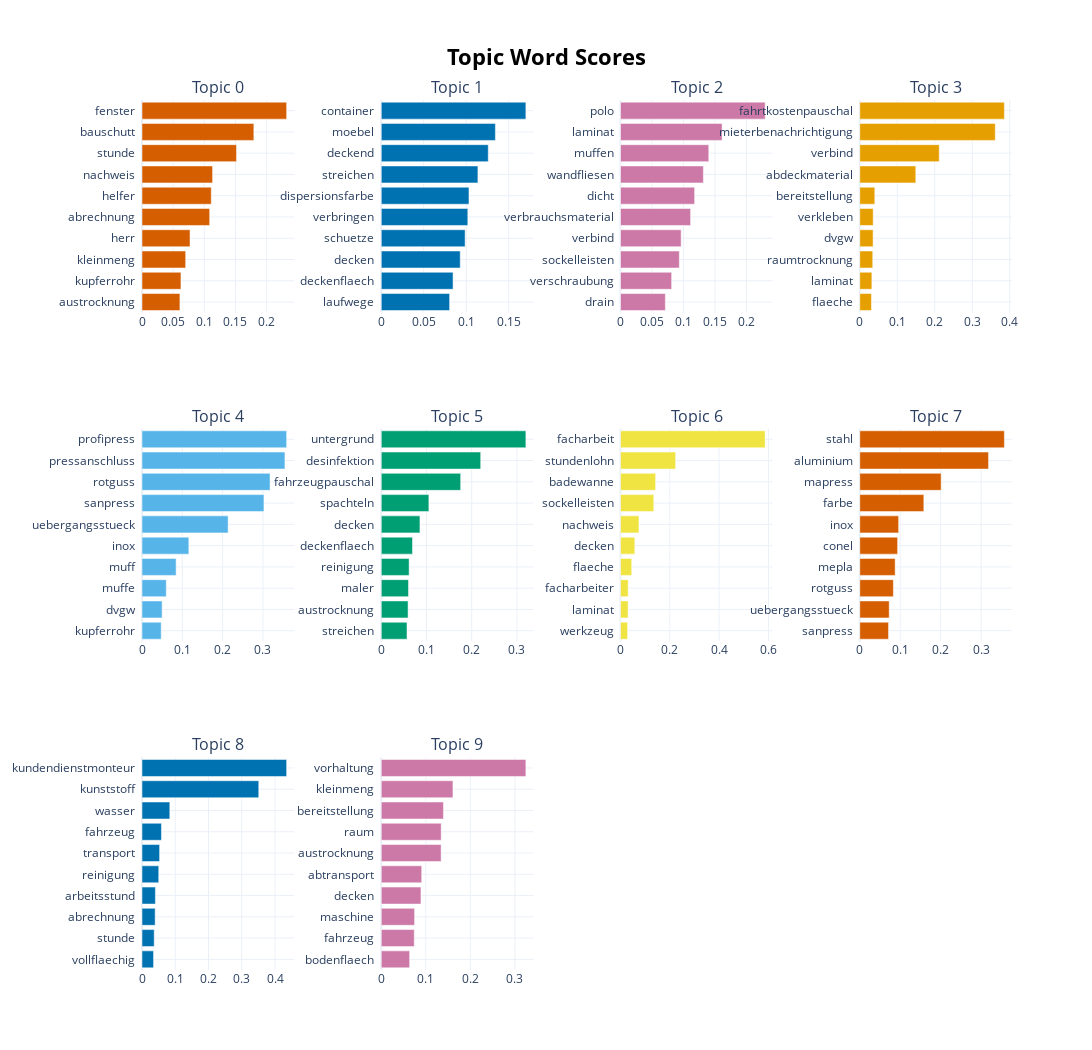

Write notebook code for a chart like this one.
### Code cell
topic_model.visualize_barchart(n_words=10, top_n_topics=nr_topics , width=400, height=350)

### Figure 1 — Plotly figure (JSON) as saved in the notebook; plotly's stock layout.template omitted (floating-point values rounded to 4 significant figures)
{"data": [{"marker": {"color": "#D55E00"}, "orientation": "h", "type": "bar", "x": [0.06085, 0.06252, 0.07008, 0.07707, 0.1086, 0.1112, 0.1133, 0.1517, 0.1795, 0.2321], "xaxis": "x", "y": ["austrocknung  ", "kupferrohr  ", "kleinmeng  ", "herr  ", "abrechnung  ", "helfer  ", "nachweis  ", "stunde  ", "bauschutt  ", "fenster  "], "yaxis": "y"}, {"marker": {"color": "#0072B2"}, "orientation": "h", "type": "bar", "x": [0.08045, 0.08451, 0.09297, 0.09869, 0.1019, 0.1032, 0.1138, 0.1259, 0.1343, 0.1702], "xaxis": "x2", "y": ["laufwege  ", "deckenflaech  ", "decken  ", "schuetze  ", "verbringen  ", "dispersionsfarbe  ", "streichen  ", "deckend  ", "moebel  ", "container  "], "yaxis": "y2"}, {"marker": {"color": "#CC79A7"}, "orientation": "h", "type": "bar", "x": [0.07127, 0.08124, 0.09345, 0.09634, 0.1114, 0.1178, 0.1317, 0.1403, 0.1615, 0.2298], "xaxis": "x3", "y": ["drain  ", "verschraubung  ", "sockelleisten  ", "verbind  ", "verbrauchsmaterial  ", "dicht  ", "wandfliesen  ", "muffen  ", "laminat  ", "polo  "], "yaxis": "y3"}, {"marker": {"color": "#E69F00"}, "orientation": "h", "type": "bar", "x": [0.03121, 0.03232, 0.03465, 0.03558, 0.03586, 0.04017, 0.1494, 0.2119, 0.3613, 0.3856], "xaxis": "x4", "y": ["flaeche  ", "laminat  ", "raumtrocknung  ", "dvgw  ", "verkleben  ", "bereitstellung  ", "abdeckmaterial  ", "verbind  ", "mieterbenachrichtigung  ", "fahrtkostenpauschal  "], "yaxis": "y4"}, {"marker": {"color": "#56B4E9"}, "orientation": "h", "type": "bar", "x": [0.04763, 0.0499, 0.06022, 0.08466, 0.1162, 0.2137, 0.3026, 0.3177, 0.3547, 0.3589], "xaxis": "x5", "y": ["kupferrohr  ", "dvgw  ", "muffe  ", "muff  ", "inox  ", "uebergangsstueck  ", "sanpress  ", "rotguss  ", "pressanschluss  ", "profipress  "], "yaxis": "y5"}, {"marker": {"color": "#009E73"}, "orientation": "h", "type": "bar", "x": [0.05695, 0.05931, 0.06019, 0.0616, 0.06911, 0.08556, 0.1053, 0.1756, 0.2199, 0.3198], "xaxis": "x6", "y": ["streichen  ", "austrocknung  ", "maler  ", "reinigung  ", "deckenflaech  ", "decken  ", "spachteln  ", "fahrzeugpauschal  ", "desinfektion  ", "untergrund  "], "yaxis": "y6"}, {"marker": {"color": "#F0E442"}, "orientation": "h", "type": "bar", "x": [0.02882, 0.0308, 0.03104, 0.04548, 0.05815, 0.07486, 0.135, 0.1425, 0.2237, 0.5867], "xaxis": "x7", "y": ["werkzeug  ", "laminat  ", "facharbeiter  ", "flaeche  ", "decken  ", "nachweis  ", "sockelleisten  ", "badewanne  ", "stundenlohn  ", "facharbeit  "], "yaxis": "y7"}, {"marker": {"color": "#D55E00"}, "orientation": "h", "type": "bar", "x": [0.07113, 0.07279, 0.0831, 0.08752, 0.09358, 0.09611, 0.1584, 0.2012, 0.3183, 0.3575], "xaxis": "x8", "y": ["sanpress  ", "uebergangsstueck  ", "rotguss  ", "mepla  ", "conel  ", "inox  ", "farbe  ", "mapress  ", "aluminium  ", "stahl  "], "yaxis": "y8"}, {"marker": {"color": "#0072B2"}, "orientation": "h", "type": "bar", "x": [0.03472, 0.03667, 0.03955, 0.04029, 0.05032, 0.0529, 0.05851, 0.08361, 0.351, 0.4348], "xaxis": "x9", "y": ["vollflaechig  ", "stunde  ", "abrechnung  ", "arbeitsstund  ", "reinigung  ", "transport  ", "fahrzeug  ", "wasser  ", "kunststoff  ", "kundendienstmonteur  "], "yaxis": "y9"}, {"marker": {"color": "#CC79A7"}, "orientation": "h", "type": "bar", "x": [0.06375, 0.07407, 0.07483, 0.08912, 0.09082, 0.1344, 0.1346, 0.1396, 0.161, 0.3247], "xaxis": "x10", "y": ["bodenflaech  ", "fahrzeug  ", "maschine  ", "decken  ", "abtransport  ", "austrocknung  ", "raum  ", "bereitstellung  ", "kleinmeng  ", "vorhaltung  "], "yaxis": "y10"}], "layout": {"annotations": [{"font": {"size": 16}, "showarrow": false, "text": "Topic 0", "x": 0.0875, "xanchor": "center", "xref": "paper", "y": 1, "yanchor": "bottom", "yref": "paper"}, {"font": {"size": 16}, "showarrow": false, "text": "Topic 1", "x": 0.3625, "xanchor": "center", "xref": "paper", "y": 1, "yanchor": "bottom", "yref": "paper"}, {"font": {"size": 16}, "showarrow": false, "text": "Topic 2", "x": 0.6375, "xanchor": "center", "xref": "paper", "y": 1, "yanchor": "bottom", "yref": "paper"}, {"font": {"size": 16}, "showarrow": false, "text": "Topic 3", "x": 0.9125, "xanchor": "center", "xref": "paper", "y": 1, "yanchor": "bottom", "yref": "paper"}, {"font": {"size": 16}, "showarrow": false, "text": "Topic 4", "x": 0.0875, "xanchor": "center", "xref": "paper", "y": 0.6222, "yanchor": "bottom", "yref": "paper"}, {"font": {"size": 16}, "showarrow": false, "text": "Topic 5", "x": 0.3625, "xanchor": "center", "xref": "paper", "y": 0.6222, "yanchor": "bottom", "yref": "paper"}, {"font": {"size": 16}, "showarrow": false, "text": "Topic 6", "x": 0.6375, "xanchor": "center", "xref": "paper", "y": 0.6222, "yanchor": "bottom", "yref": "paper"}, {"font": {"size": 16}, "showarrow": false, "text": "Topic 7", "x": 0.9125, "xanchor": "center", "xref": "paper", "y": 0.6222, "yanchor": "bottom", "yref": "paper"}, {"font": {"size": 16}, "showarrow": false, "text": "Topic 8", "x": 0.0875, "xanchor": "center", "xref": "paper", "y": 0.2444, "yanchor": "bottom", "yref": "paper"}, {"font": {"size": 16}, "showarrow": false, "text": "Topic 9", "x": 0.3625, "xanchor": "center", "xref": "paper", "y": 0.2444, "yanchor": "bottom", "yref": "paper"}], "height": 1050, "hoverlabel": {"bgcolor": "white", "font": {"family": "Rockwell", "size": 16}}, "showlegend": false, "title": {"font": {"color": "Black", "size": 22}, "text": "<b>Topic Word Scores", "x": 0.5, "xanchor": "center", "yanchor": "top"}, "width": 1600, "xaxis": {"anchor": "y", "domain": [0, 0.175], "showgrid": true}, "xaxis10": {"anchor": "y10", "domain": [0.275, 0.45], "showgrid": true}, "xaxis11": {"anchor": "y11", "domain": [0.55, 0.725], "showgrid": true}, "xaxis12": {"anchor": "y12", "domain": [0.825, 1], "showgrid": true}, "xaxis2": {"anchor": "y2", "domain": [0.275, 0.45], "showgrid": true}, "xaxis3": {"anchor": "y3", "domain": [0.55, 0.725], "showgrid": true}, "xaxis4": {"anchor": "y4", "domain": [0.825, 1], "showgrid": true}, "xaxis5": {"anchor": "y5", "domain": [0, 0.175], "showgrid": true}, "xaxis6": {"anchor": "y6", "domain": [0.275, 0.45], "showgrid": true}, "xaxis7": {"anchor": "y7", "domain": [0.55, 0.725], "showgrid": true}, "xaxis8": {"anchor": "y8", "domain": [0.825, 1], "showgrid": true}, "xaxis9": {"anchor": "y9", "domain": [0, 0.175], "showgrid": true}, "yaxis": {"anchor": "x", "domain": [0.7556, 1], "showgrid": true}, "yaxis10": {"anchor": "x10", "domain": [0, 0.2444], "showgrid": true}, "yaxis11": {"anchor": "x11", "domain": [0, 0.2444], "showgrid": true}, "yaxis12": {"anchor": "x12", "domain": [0, 0.2444], "showgrid": true}, "yaxis2": {"anchor": "x2", "domain": [0.7556, 1], "showgrid": true}, "yaxis3": {"anchor": "x3", "domain": [0.7556, 1], "showgrid": true}, "yaxis4": {"anchor": "x4", "domain": [0.7556, 1], "showgrid": true}, "yaxis5": {"anchor": "x5", "domain": [0.3778, 0.6222], "showgrid": true}, "yaxis6": {"anchor": "x6", "domain": [0.3778, 0.6222], "showgrid": true}, "yaxis7": {"anchor": "x7", "domain": [0.3778, 0.6222], "showgrid": true}, "yaxis8": {"anchor": "x8", "domain": [0.3778, 0.6222], "showgrid": true}, "yaxis9": {"anchor": "x9", "domain": [0, 0.2444], "showgrid": true}}}
